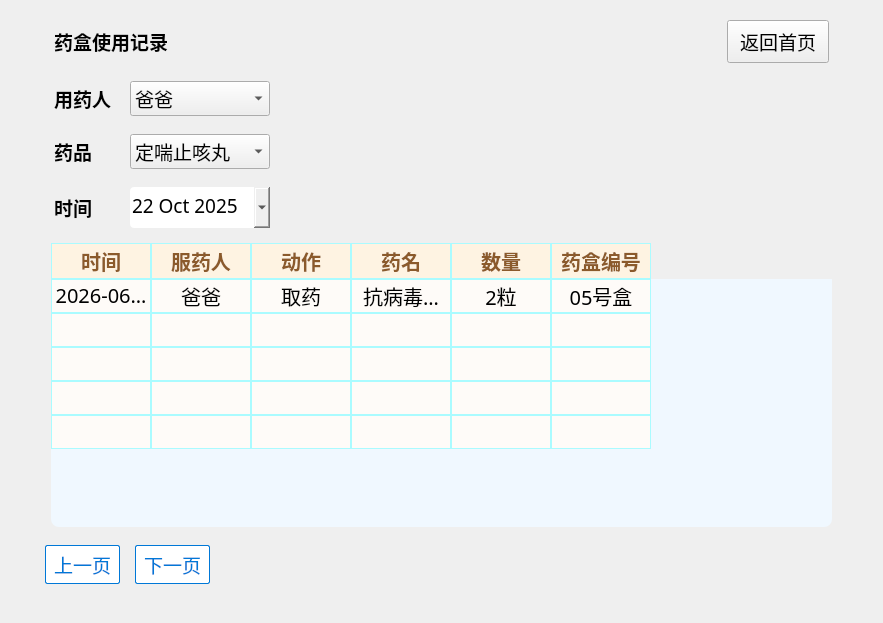
<?xml version="1.0" encoding="UTF-8"?>
<ui version="4.0">
 <class>usage_record</class>
 <widget class="QWidget" name="usage_record">
  <property name="geometry">
   <rect>
    <x>0</x>
    <y>0</y>
    <width>883</width>
    <height>623</height>
   </rect>
  </property>
  <property name="windowTitle">
   <string>Form</string>
  </property>
  <layout class="QVBoxLayout" name="verticalLayout" stretch="1,1,1,1,6,1">
   <property name="spacing">
    <number>0</number>
   </property>
   <property name="leftMargin">
    <number>45</number>
   </property>
   <property name="rightMargin">
    <number>45</number>
   </property>
   <property name="bottomMargin">
    <number>30</number>
   </property>
   <item>
    <widget class="QWidget" name="widget" native="true">
     <property name="font">
      <font>
       <bold>false</bold>
      </font>
     </property>
     <layout class="QHBoxLayout" name="horizontalLayout">
      <item>
       <widget class="QLabel" name="label">
        <property name="sizePolicy">
         <sizepolicy hsizetype="Preferred" vsizetype="Preferred">
          <horstretch>0</horstretch>
          <verstretch>0</verstretch>
         </sizepolicy>
        </property>
        <property name="font">
         <font>
          <family>微软雅黑</family>
          <pointsize>14</pointsize>
          <bold>true</bold>
         </font>
        </property>
        <property name="text">
         <string>药盒使用记录</string>
        </property>
        <property name="alignment">
         <set>Qt::AlignCenter</set>
        </property>
       </widget>
      </item>
      <item>
       <spacer name="horizontalSpacer">
        <property name="orientation">
         <enum>Qt::Horizontal</enum>
        </property>
        <property name="sizeHint" stdset="0">
         <size>
          <width>606</width>
          <height>20</height>
         </size>
        </property>
       </spacer>
      </item>
      <item>
       <widget class="QPushButton" name="back">
        <property name="font">
         <font>
          <family>微软雅黑</family>
          <pointsize>14</pointsize>
          <bold>false</bold>
         </font>
        </property>
        <property name="styleSheet">
         <string notr="true">padding: 6px 12px;</string>
        </property>
        <property name="text">
         <string>返回首页</string>
        </property>
       </widget>
      </item>
     </layout>
    </widget>
   </item>
   <item>
    <widget class="QWidget" name="widget_2" native="true">
     <layout class="QHBoxLayout" name="horizontalLayout_2" stretch="1,2,8">
      <item>
       <widget class="QLabel" name="label_2">
        <property name="sizePolicy">
         <sizepolicy hsizetype="Preferred" vsizetype="Preferred">
          <horstretch>0</horstretch>
          <verstretch>0</verstretch>
         </sizepolicy>
        </property>
        <property name="font">
         <font>
          <family>微软雅黑</family>
          <pointsize>14</pointsize>
          <bold>true</bold>
         </font>
        </property>
        <property name="text">
         <string>用药人</string>
        </property>
        <property name="alignment">
         <set>Qt::AlignLeading|Qt::AlignLeft|Qt::AlignVCenter</set>
        </property>
       </widget>
      </item>
      <item>
       <widget class="QComboBox" name="name">
        <property name="font">
         <font>
          <family>微软雅黑</family>
          <pointsize>14</pointsize>
         </font>
        </property>
        <item>
         <property name="text">
          <string>爸爸</string>
         </property>
        </item>
        <item>
         <property name="text">
          <string>妈妈</string>
         </property>
        </item>
       </widget>
      </item>
      <item>
       <spacer name="horizontalSpacer_2">
        <property name="orientation">
         <enum>Qt::Horizontal</enum>
        </property>
        <property name="sizeHint" stdset="0">
         <size>
          <width>559</width>
          <height>20</height>
         </size>
        </property>
       </spacer>
      </item>
     </layout>
    </widget>
   </item>
   <item>
    <widget class="QWidget" name="widget_3" native="true">
     <layout class="QHBoxLayout" name="horizontalLayout_3" stretch="1,2,8">
      <item>
       <widget class="QLabel" name="label_3">
        <property name="sizePolicy">
         <sizepolicy hsizetype="Preferred" vsizetype="Preferred">
          <horstretch>0</horstretch>
          <verstretch>0</verstretch>
         </sizepolicy>
        </property>
        <property name="font">
         <font>
          <family>微软雅黑</family>
          <pointsize>14</pointsize>
          <bold>true</bold>
         </font>
        </property>
        <property name="text">
         <string>药品</string>
        </property>
        <property name="alignment">
         <set>Qt::AlignLeading|Qt::AlignLeft|Qt::AlignVCenter</set>
        </property>
       </widget>
      </item>
      <item>
       <widget class="QComboBox" name="medicine">
        <property name="font">
         <font>
          <family>微软雅黑</family>
          <pointsize>14</pointsize>
         </font>
        </property>
        <item>
         <property name="text">
          <string>定喘止咳丸</string>
         </property>
        </item>
        <item>
         <property name="text">
          <string>抗病毒颗粒</string>
         </property>
        </item>
       </widget>
      </item>
      <item>
       <spacer name="horizontalSpacer_3">
        <property name="orientation">
         <enum>Qt::Horizontal</enum>
        </property>
        <property name="sizeHint" stdset="0">
         <size>
          <width>559</width>
          <height>20</height>
         </size>
        </property>
       </spacer>
      </item>
     </layout>
    </widget>
   </item>
   <item>
    <widget class="QWidget" name="widget_5" native="true">
     <layout class="QHBoxLayout" name="horizontalLayout_4" stretch="1,2,8">
      <item>
       <widget class="QLabel" name="label_4">
        <property name="sizePolicy">
         <sizepolicy hsizetype="MinimumExpanding" vsizetype="Preferred">
          <horstretch>0</horstretch>
          <verstretch>0</verstretch>
         </sizepolicy>
        </property>
        <property name="font">
         <font>
          <family>微软雅黑</family>
          <pointsize>14</pointsize>
          <bold>true</bold>
         </font>
        </property>
        <property name="text">
         <string>时间</string>
        </property>
        <property name="alignment">
         <set>Qt::AlignLeading|Qt::AlignLeft|Qt::AlignVCenter</set>
        </property>
       </widget>
      </item>
      <item>
       <widget class="QDateEdit" name="dateEdit">
        <property name="font">
         <font>
          <family>微软雅黑</family>
          <pointsize>14</pointsize>
         </font>
        </property>
        <property name="styleSheet">
         <string notr="true">QDateEdit{
border-radius: 4px;
padding: 4px,8px;
}
QCalendarWidget QToolButton {
    height: 30px;
    color: black; /* 月份年份黑色 */
    border-radius: 3px;
    margin: 2px;
}
</string>
        </property>
        <property name="calendarPopup">
         <bool>true</bool>
        </property>
        <property name="date">
         <date>
          <year>2025</year>
          <month>10</month>
          <day>22</day>
         </date>
        </property>
       </widget>
      </item>
      <item>
       <spacer name="horizontalSpacer_4">
        <property name="orientation">
         <enum>Qt::Horizontal</enum>
        </property>
        <property name="sizeHint" stdset="0">
         <size>
          <width>559</width>
          <height>20</height>
         </size>
        </property>
       </spacer>
      </item>
     </layout>
    </widget>
   </item>
   <item>
    <widget class="QWidget" name="widget_6" native="true">
     <property name="sizePolicy">
      <sizepolicy hsizetype="Expanding" vsizetype="Expanding">
       <horstretch>0</horstretch>
       <verstretch>0</verstretch>
      </sizepolicy>
     </property>
     <layout class="QHBoxLayout" name="horizontalLayout_6">
      <property name="spacing">
       <number>0</number>
      </property>
      <property name="leftMargin">
       <number>6</number>
      </property>
      <property name="topMargin">
       <number>6</number>
      </property>
      <property name="rightMargin">
       <number>6</number>
      </property>
      <item>
       <widget class="QTableWidget" name="tableWidget">
        <property name="enabled">
         <bool>true</bool>
        </property>
        <property name="sizePolicy">
         <sizepolicy hsizetype="Expanding" vsizetype="Expanding">
          <horstretch>0</horstretch>
          <verstretch>0</verstretch>
         </sizepolicy>
        </property>
        <property name="font">
         <font>
          <family>微软雅黑</family>
          <pointsize>16</pointsize>
         </font>
        </property>
        <property name="styleSheet">
         <string notr="true">QTableWidget{
background-color: #f0f8ff;
border-radius: 8px;
}
QHeaderView::section {
    background-color: #fef3e2;  /* 温暖的米色 */
    color: #8b5a2b;            /* 深棕色文字 */
    border: 1px solid rgb(170, 251, 255) ;
}
QTableWidget::item{
	border: 1px solid rgb(170, 251, 255) ;
	background-color: #fefbf8;
}</string>
        </property>
        <property name="autoScroll">
         <bool>true</bool>
        </property>
        <property name="alternatingRowColors">
         <bool>false</bool>
        </property>
        <property name="selectionMode">
         <enum>QAbstractItemView::NoSelection</enum>
        </property>
        <property name="selectionBehavior">
         <enum>QAbstractItemView::SelectItems</enum>
        </property>
        <property name="verticalScrollMode">
         <enum>QAbstractItemView::ScrollPerItem</enum>
        </property>
        <property name="showGrid">
         <bool>false</bool>
        </property>
        <property name="gridStyle">
         <enum>Qt::SolidLine</enum>
        </property>
        <property name="wordWrap">
         <bool>true</bool>
        </property>
        <property name="cornerButtonEnabled">
         <bool>true</bool>
        </property>
        <property name="rowCount">
         <number>5</number>
        </property>
        <property name="columnCount">
         <number>6</number>
        </property>
        <attribute name="horizontalHeaderVisible">
         <bool>true</bool>
        </attribute>
        <attribute name="horizontalHeaderMinimumSectionSize">
         <number>22</number>
        </attribute>
        <attribute name="horizontalHeaderShowSortIndicator" stdset="0">
         <bool>false</bool>
        </attribute>
        <attribute name="horizontalHeaderStretchLastSection">
         <bool>false</bool>
        </attribute>
        <attribute name="verticalHeaderVisible">
         <bool>false</bool>
        </attribute>
        <attribute name="verticalHeaderMinimumSectionSize">
         <number>22</number>
        </attribute>
        <attribute name="verticalHeaderHighlightSections">
         <bool>true</bool>
        </attribute>
        <attribute name="verticalHeaderStretchLastSection">
         <bool>false</bool>
        </attribute>
        <row/>
        <row/>
        <row/>
        <row/>
        <row/>
        <column>
         <property name="text">
          <string>时间</string>
         </property>
         <property name="font">
          <font>
           <family>微软雅黑</family>
           <pointsize>15</pointsize>
           <bold>true</bold>
          </font>
         </property>
        </column>
        <column>
         <property name="text">
          <string>服药人</string>
         </property>
         <property name="font">
          <font>
           <family>微软雅黑</family>
           <pointsize>15</pointsize>
           <bold>true</bold>
          </font>
         </property>
        </column>
        <column>
         <property name="text">
          <string>动作</string>
         </property>
         <property name="font">
          <font>
           <family>微软雅黑</family>
           <pointsize>15</pointsize>
           <bold>true</bold>
          </font>
         </property>
        </column>
        <column>
         <property name="text">
          <string>药名</string>
         </property>
         <property name="font">
          <font>
           <family>微软雅黑</family>
           <pointsize>15</pointsize>
           <bold>true</bold>
          </font>
         </property>
        </column>
        <column>
         <property name="text">
          <string>数量</string>
         </property>
         <property name="font">
          <font>
           <family>微软雅黑</family>
           <pointsize>15</pointsize>
           <bold>true</bold>
          </font>
         </property>
        </column>
        <column>
         <property name="text">
          <string>药盒编号</string>
         </property>
         <property name="font">
          <font>
           <family>微软雅黑</family>
           <pointsize>15</pointsize>
           <bold>true</bold>
          </font>
         </property>
        </column>
        <item row="0" column="0">
         <property name="text">
          <string>2026-06-30 8：30</string>
         </property>
         <property name="font">
          <font>
           <pointsize>15</pointsize>
          </font>
         </property>
         <property name="textAlignment">
          <set>AlignCenter</set>
         </property>
        </item>
        <item row="0" column="1">
         <property name="text">
          <string>爸爸</string>
         </property>
         <property name="font">
          <font>
           <pointsize>15</pointsize>
          </font>
         </property>
         <property name="textAlignment">
          <set>AlignCenter</set>
         </property>
        </item>
        <item row="0" column="2">
         <property name="text">
          <string>取药</string>
         </property>
         <property name="font">
          <font>
           <pointsize>15</pointsize>
          </font>
         </property>
         <property name="textAlignment">
          <set>AlignCenter</set>
         </property>
        </item>
        <item row="0" column="3">
         <property name="text">
          <string>抗病毒颗粒</string>
         </property>
         <property name="font">
          <font>
           <pointsize>15</pointsize>
          </font>
         </property>
         <property name="textAlignment">
          <set>AlignCenter</set>
         </property>
        </item>
        <item row="0" column="4">
         <property name="text">
          <string>2粒</string>
         </property>
         <property name="font">
          <font>
           <pointsize>15</pointsize>
          </font>
         </property>
         <property name="textAlignment">
          <set>AlignCenter</set>
         </property>
        </item>
        <item row="0" column="5">
         <property name="text">
          <string>05号盒</string>
         </property>
         <property name="font">
          <font>
           <pointsize>15</pointsize>
          </font>
         </property>
         <property name="textAlignment">
          <set>AlignCenter</set>
         </property>
        </item>
       </widget>
      </item>
     </layout>
    </widget>
   </item>
   <item>
    <widget class="QWidget" name="widget_4" native="true">
     <layout class="QHBoxLayout" name="horizontalLayout_5">
      <property name="spacing">
       <number>15</number>
      </property>
      <property name="leftMargin">
       <number>0</number>
      </property>
      <item>
       <widget class="QPushButton" name="Last">
        <property name="font">
         <font>
          <family>微软雅黑</family>
          <pointsize>14</pointsize>
         </font>
        </property>
        <property name="styleSheet">
         <string notr="true">QPushButton {
    color: #0078d7;
    border: 1px solid #0078d7;
    border-radius: 2px;
    padding: 4px 8px;
    background-color: white;
}

QPushButton:hover {
    background-color: #f0f8ff;
}

QPushButton:pressed {
    background-color: #e1f0ff;
}</string>
        </property>
        <property name="text">
         <string>上一页</string>
        </property>
       </widget>
      </item>
      <item>
       <widget class="QPushButton" name="next">
        <property name="font">
         <font>
          <family>微软雅黑</family>
          <pointsize>14</pointsize>
         </font>
        </property>
        <property name="styleSheet">
         <string notr="true">QPushButton {
    color: #0078d7;
    border: 1px solid #0078d7;
    border-radius: 2px;
    padding: 4px 8px;
    background-color: white;
}

QPushButton:hover {
    background-color: #f0f8ff;
}

QPushButton:pressed {
    background-color: #e1f0ff;
}</string>
        </property>
        <property name="text">
         <string>下一页</string>
        </property>
       </widget>
      </item>
      <item>
       <spacer name="horizontalSpacer_5">
        <property name="orientation">
         <enum>Qt::Horizontal</enum>
        </property>
        <property name="sizeHint" stdset="0">
         <size>
          <width>634</width>
          <height>20</height>
         </size>
        </property>
       </spacer>
      </item>
     </layout>
    </widget>
   </item>
  </layout>
 </widget>
 <resources/>
 <connections/>
</ui>
